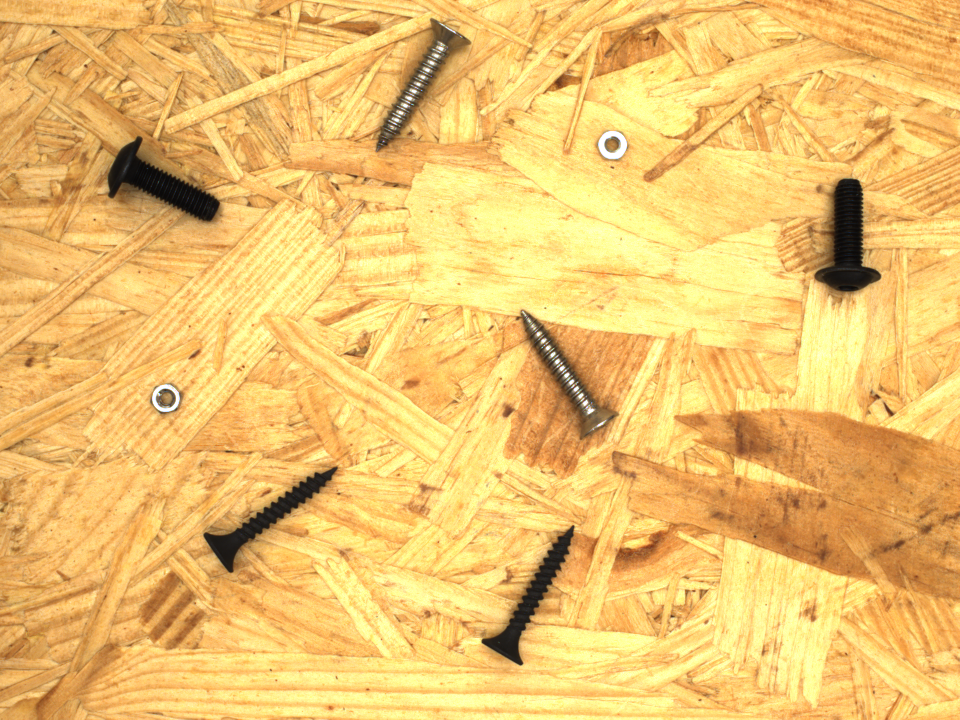
#> input picture backend/train_temp/0223f54c96644062ba47132bdcfbf85a.png, 1920 x 1440 px (shown at 1/2 size)
$ python -i shape.py   (imports and definitions only)
#> lines starting #> are read from the running program, lines starting #| are printed output that depends on the picture
"""
Shape check for single, elongated parts (screws, bolts, pins, rods).

PatchCore looks at small patches, so a gently bent part has nothing "locally" wrong with it and passes. For
a single long object on a plain background we therefore also measure how straight it is: how far its
centre line wanders from a straight line, relative to its length. This does not depend on rotation or size.
It switches itself off (returns None) when the photos do not show one long object on a plain background.
"""
import numpy as np
from PIL import Image
from scipy import ndimage

WORK_SIDE   = 256     # px, long side used for the measurement
MIN_ELONG   = 2.0     # principal-axis length ratio needed to count as "long"
BINS        = 28      # slices along the part used to trace its centre line
MIN_BINS    = 12
MIN_FRAC, MAX_FRAC = 0.002, 0.45   # foreground share of the photo that is plausible for one part


def _foreground(arr: np.ndarray) -> np.ndarray | None:
    border = np.concatenate([arr[:4].reshape(-1, 3), arr[-4:].reshape(-1, 3),
                             arr[:, :4].reshape(-1, 3), arr[:, -4:].reshape(-1, 3)])
    bg = np.median(border, axis=0)
    # plain-background check: the border must be uniform
    if np.percentile(np.abs(border - bg).max(axis=1), 95) > 25:
        return None
    # remove slow lighting gradients, then threshold the colour difference
    diff = np.abs(arr - bg).max(axis=2)
    diff = ndimage.gaussian_filter(diff, 1.0)
    thr = max(18.0, 0.35 * float(np.percentile(diff, 99.5)))
    mask = diff > thr
    mask = ndimage.binary_opening(mask, iterations=1)
    lab, n = ndimage.label(mask)
    if n == 0:
        return None
    sizes = ndimage.sum(mask, lab, range(1, n + 1))
    keep = lab == (1 + int(np.argmax(sizes)))
    frac = keep.mean()
    return keep if MIN_FRAC <= frac <= MAX_FRAC else None


# [90 lines left out: functions measure, align, not called in this run]


def part_mask(img: Image.Image, margin: float = 0.03) -> np.ndarray | None:
    """Full-size boolean mask of the part plus a margin (None if no single part is found). Used to keep
    background dust and shadows out of the heatmap."""
    img = img.convert("RGB")
    s = WORK_SIDE / max(img.size)
    small = np.asarray(img.resize((max(1, round(img.width * s)), max(1, round(img.height * s))), Image.BILINEAR), dtype=float)
    mask = _foreground(small)
    if mask is None:
        return None
    mask = ndimage.binary_dilation(mask, iterations=max(2, int(margin * WORK_SIDE)))
    return np.asarray(Image.fromarray(mask.astype(np.uint8) * 255).resize(img.size, Image.NEAREST)) > 0

>>> from PIL import Image
>>> picture = Image.open('../train_temp/0223f54c96644062ba47132bdcfbf85a.png')
#> picture is the input picture: PIL image 1920x1440 RGB; mean R, G, B 238.1, 194.2, 109.7
>>> result = part_mask(picture)
#> in part_mask, `small = np.asarray(img.resize((max(1, round(img.width * s)), max(1, ro..`:
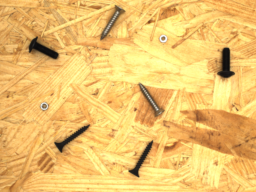
#> small: shape (192, 256, 3) float64; mean R, G, B 238.1, 194.2, 109.7
#> in _foreground, `bg = np.median(border, axis=0)`: bg = [249, 191, 106]

$ run again, on backend/train_temp/1b560f04232b41c59c31cb2b6afc5227.png
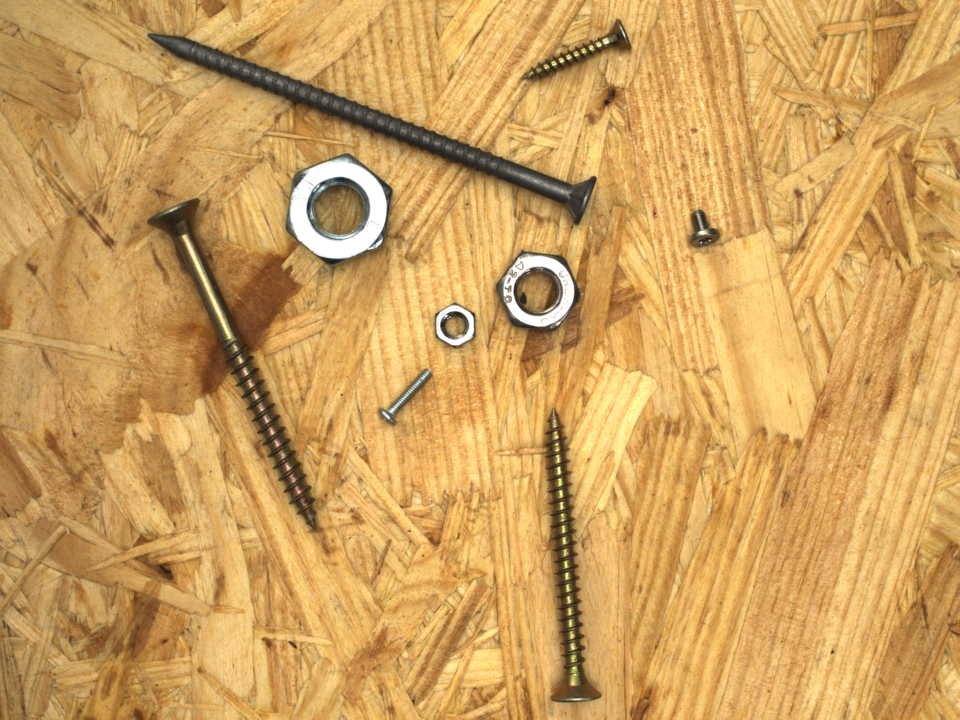
#> input picture backend/train_temp/1b560f04232b41c59c31cb2b6afc5227.png, 1920 x 1440 px (shown at 1/2 size)
#> picture is the input picture: PIL image 1920x1440 RGB; mean R, G, B 206.6, 160.8, 93.9
#> in part_mask, `small = np.asarray(img.resize((max(1, round(img.width * s)), max(1, ro..`:
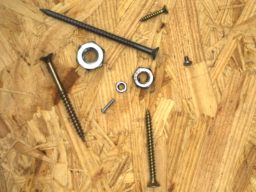
#> small: shape (192, 256, 3) float64; mean R, G, B 206.6, 160.8, 93.9
#> bg = [208, 162, 94]

$ run again, on backend/train_temp/1e48b8c5fb21473db983f31c505afcea.png
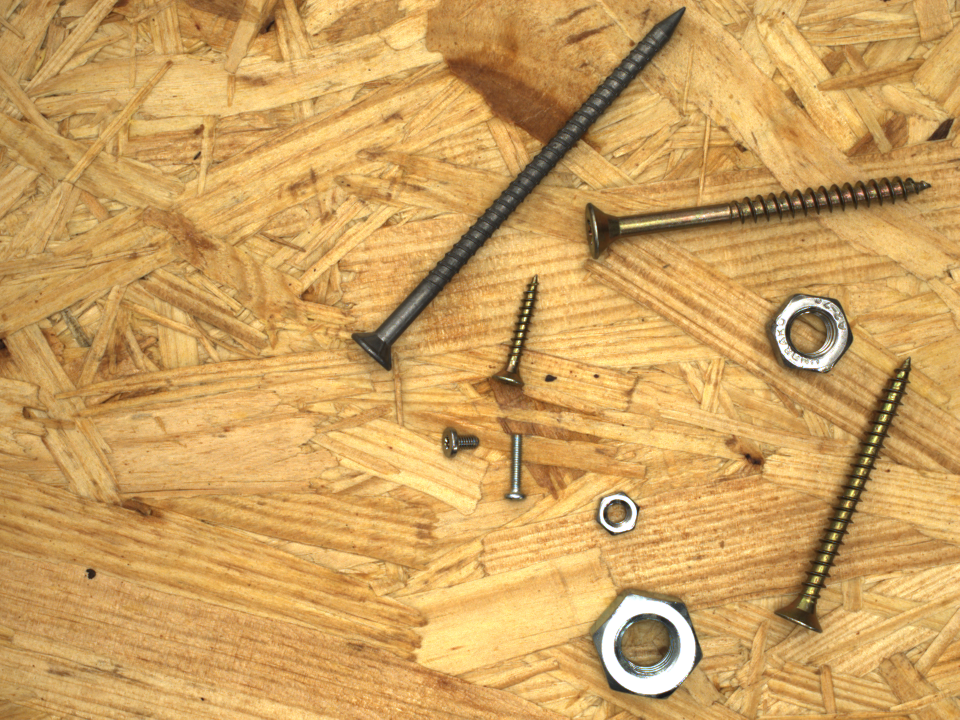
#> input picture backend/train_temp/1e48b8c5fb21473db983f31c505afcea.png, 1920 x 1440 px (shown at 1/2 size)
#> picture is the input picture: PIL image 1920x1440 RGB; mean R, G, B 207, 161.8, 94.7
#> in part_mask, `small = np.asarray(img.resize((max(1, round(img.width * s)), max(1, ro..`:
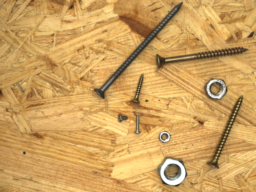
#> small: shape (192, 256, 3) float64; mean R, G, B 207, 161.8, 94.7
#> bg = [206, 159, 91]

$ run again, on backend/train_temp/21679faa0a33458d82518d194484a94a.png
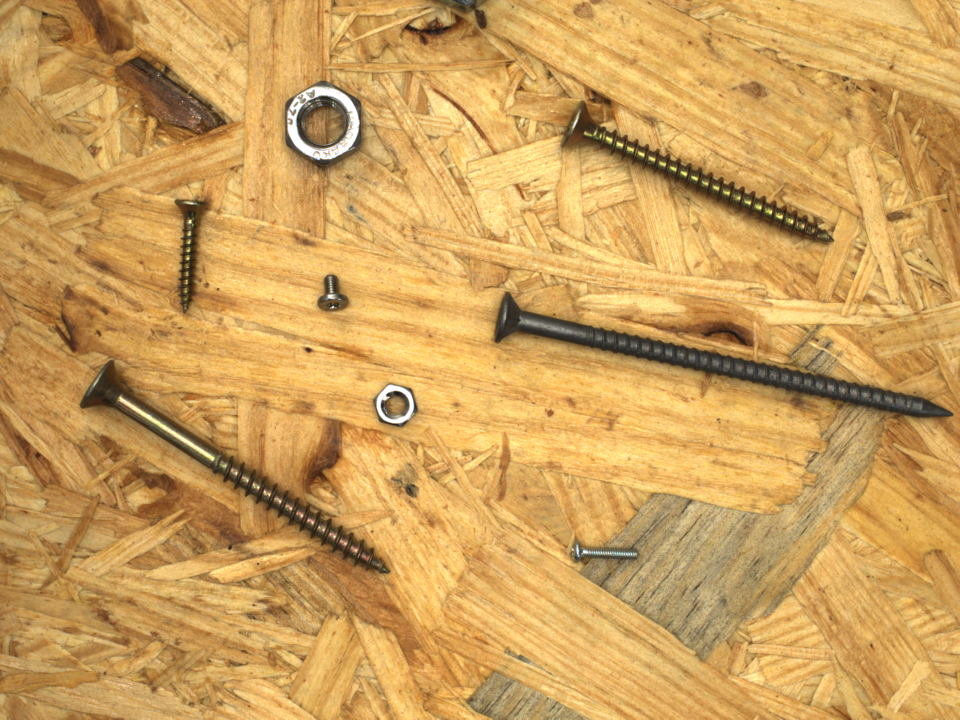
#> input picture backend/train_temp/21679faa0a33458d82518d194484a94a.png, 1920 x 1440 px (shown at 1/2 size)
#> picture is the input picture: PIL image 1920x1440 RGB; mean R, G, B 205.4, 160, 91.9
#> in part_mask, `small = np.asarray(img.resize((max(1, round(img.width * s)), max(1, ro..`:
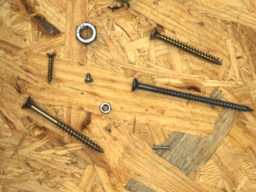
#> small: shape (192, 256, 3) float64; mean R, G, B 205.4, 160, 91.9
#> bg = [205, 158, 88]
